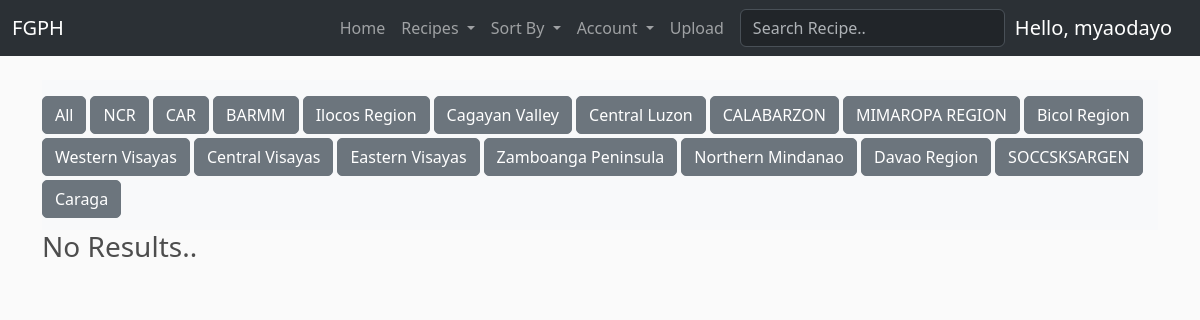
/?region=CALABARZON (signed in), run on the app's committed database.
### FGPH/models.py (models this page shows, shortened)
class Region(models.Model):
	name = models.CharField(max_length=64, null=True)
	alias = models.CharField(max_length=64, null=True, blank=True)
	order = models.FloatField(null=True, blank=True)

### FGPH/views.py (the view)
# urls.py: path("", views.index, name='home'),
def index(request):
    categories = Category.objects.all()
    regions = Region.objects.all().values().order_by('order')
    category = request.GET.get('category')
    region = request.GET.get('region')
    query = request.GET.get("q")
    if category:
        recipes = Recipe.objects.filter(category__name__contains=category)
    elif region:
        recipes = Recipe.objects.filter(region__name__contains=region)
    elif query:
        recipes = Recipe.objects.filter(
            Q(name__icontains=query) | Q(tags__name__icontains=query) | Q(author__name__icontains=query) |
            Q(ingredients__icontains=query)
        ).distinct()
    else:
        recipes = Recipe.objects.all()
    context = {'recipes': recipes, 'regions': regions, 'categories': categories}
    return render(request, 'FGPH/home.html', context)

### FGPH/templatetags/get_group.py (called while the page is built)
@register.filter(name='has_group')
def has_group(user, group_name):
    return user.groups.filter(name=group_name).exists()

### FGPH/templates/FGPH/home.html
{% extends 'FGPH/template.html' %}
{% load static %}
{% block content %}
{% include 'FGPH/sections/regions.html' %}
<div class="row">
	{% for recipe in recipes %}
		<div class="col-lg-4">
			<img class="thumbnail" src="{{ recipe.thumbnail.url }}">
			<div class="box-element product">
				<h4 class="card-title"><strong>{{ recipe.name }}</strong></h4>
				<h6 style="line-height: 30px; margin-left: 	0px;">by: {{ recipe.author }} ({{ recipe.author.title }})</h6>
				<p style="word-wrap: break-word;" class="card-text">{{ recipe.description }}</p>
				<div style="display: inline-flex;">
					<p style="word-wrap: break-word;" class="card-text"><strong>Tags:&nbsp;</strong></p>
					{% for id, name in recipe.recipeTags %}
					<p style="word-wrap: break-word;" class="card-text">{{ name }},&nbsp;</p>
					{% endfor %}
				</div>
				<hr>
				<button data-recipe="{{ recipe.id }}" data-action="add" class="btn btn-outline-secondary add-recipe">Add to Cookbook</button>
				<a href="{% url 'FGPH:recipe' recipe.id %}" data-recipe="{{ recipe.id }}" class="btn btn-outline-success view-recipe">View</a>
			</div>
		</div>
		{% empty %}
		<h3>No Results..</h3>
	{% endfor %}
</div>
{% endblock content %}

### FGPH/templates/FGPH/sections/navbar.html (shortened to what this page needs)
{% load get_group %}
<nav class="navbar navbar-expand-lg bg-body-tertiary" data-bs-theme="dark">
  <div class="container-fluid">
    <a class="navbar-brand" href="{% url 'FGPH:home' %}">FGPH</a>
    <div class="collapse navbar-collapse" id="navbarSupportedContent">
      <ul class="navbar-nav ms-auto me-2 mb-2 mb-lg-0">
        <li class="nav-item">
          <a class="nav-link" aria-current="page" href="{% url 'FGPH:home' %}">Home</a>
        </li>
        <li class="nav-item dropdown">
          <a class="nav-link dropdown-toggle" href="#" role="button" data-bs-toggle="dropdown" aria-expanded="false">
            Recipes
          </a>
        </li>
        <li class="nav-item dropdown">
          <a class="nav-link dropdown-toggle" href="#" role="button" data-bs-toggle="dropdown" aria-expanded="false">
            Sort By
          </a>
        </li>
        {% if request.user|has_group:"contributor" or request.user|has_group:"user" %}
        <li class="nav-item dropdown">
          <a class="nav-link dropdown-toggle" href="#" role="button" data-bs-toggle="dropdown" aria-expanded="false">
            Account
          </a>
        </li>
        {% endif %}
        {% if request.user|has_group:"contributor" %}
        <li class="nav-item">
          <a class="nav-link" aria-current="page" href="{% url 'FGPH:uploadRecipe' %}">Upload</a>
        </li>
        {% endif %}
      </ul>
      <form action="{% url 'FGPH:home' %}" method="get">
        <input class="form-control me-2" name="q" type="text" placeholder="Search Recipe.." aria-label="Search">
      </form>
      <div style="margin-left: 10px;">
        {% if request.user.is_authenticated %}
        <a class="navbar-brand">Hello, {{ request.user.username }}</a>
        {% else %}
        <a href="{% url 'FGPH:login' %}" class="btn btn-outline-warning">Login</a>
        {% endif %}
      </div>
    </div>
  </div>
</nav>

### FGPH/templates/FGPH/sections/regions.html (shortened to what this page needs)
<nav class="navbar navbar-expand-lg bg-body-tertiary">
      <div class="collapse navbar-collapse mt-2" id="navbarText">
        <ul id="regionsList" class="nav nav-pills">
            <li class="nav-item">
              <a class="btn btn-secondary me-1 mb-1" aria-current="page" href="{% url 'FGPH:home' %}">All</a>
            </li>
            {% for region in regions %}
            <li class="nav-item">
                <a class="btn btn-secondary me-1 mb-1" data-region="{{ region.name }}" aria-current="page" href="{% url 'FGPH:home' %}?region={{ region.name }}">{{ region.name }}</a>
            </li>
            {% endfor %}
        </ul>
      </div>
  </nav>

### static/css/main.css (style rules this page uses)
body { background-color: hsl(0, 0%, 98%); }
h1,h2,h3,h4,h5,h6 { color:hsl(0, 0%, 30%); }
.btn { border-radius: 5px; }

### data on the page
Region: name "NCR"
Region: name "CAR"
Region: name "BARMM"
Region: name "Ilocos Region"
Region: name "Cagayan Valley"
Region: name "Central Luzon"
Region: name "CALABARZON"
Region: name "MIMAROPA REGION"
Region: name "Bicol Region"
Region: name "Western Visayas"
Region: name "Central Visayas"
Region: name "Eastern Visayas"
Region: name "Zamboanga Peninsula"
Region: name "Northern Mindanao"
Region: name "Davao Region"
Region: name "SOCCSKSARGEN"
Region: name "Caraga"

### other printed values
{{ request.user.username }} "myaodayo"
